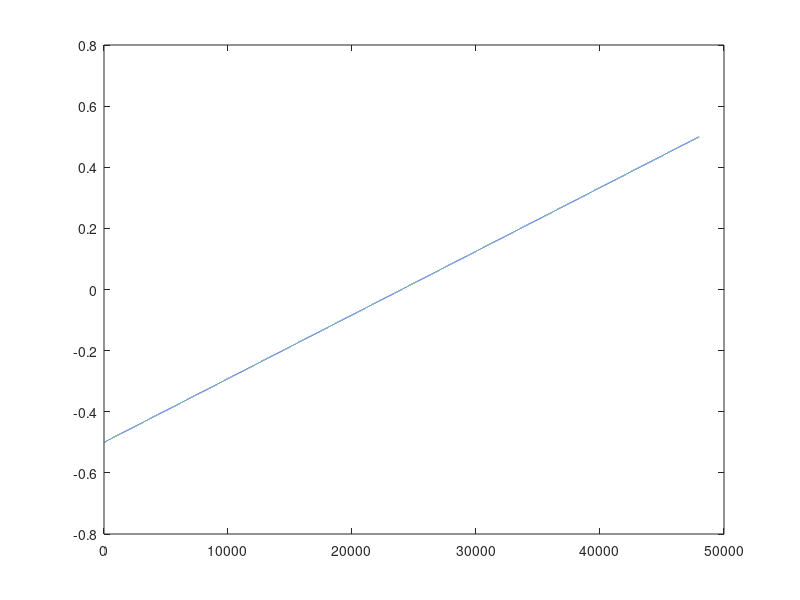

Recreate this plot in MATLAB. (Note: this script raises an error after producing the figure.)

K = 88;

M = 20;

for p = 1:K
    
    for q = 1:M
        
        F(p,q) = 27.5 * 2^((p-1)/12) * q;
        
    end
    
end

fs = 48000;

ff = F(18,1);

y = zeros(1,fs);


for h = 20:-1:20
    
    t = (-fs/2:1:fs/2)/fs;

    plot(t);    
    
    hold on;
    
    H(21-h,:) = x;
    
    sw = sineWAVE(ff*(21-h),fs,fs);
    
    out = x .* sw;

    figure(3);
    plot(out);
    
    y = y + out;
    
end

finalout = 1/max(y) .* y;

audiowrite('outfile.wav', finalout, fs);


figure(1)
plot(out);

xlim([0 length(env)]);
xticks(0:fs/10:length(x));
xticklabels(0:1:length(x));
xlabel('ms');


figure(2);
waterfall(H);
set(gca, 'YDir','reverse');
saveas(2, 'waterfall.png');
